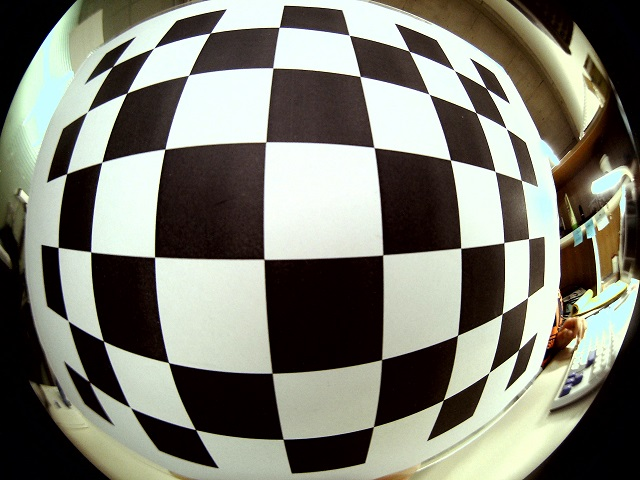
#> input picture calibration/checkerboard_img/1.jpg, 640 x 480 px
$ python generate_fisheye2equi_map.py
#> lines starting #> are read from the running program, lines starting #| are printed output that depends on the picture
import cv2
import numpy as np
import math
import os
import pandas as pd

assert float(cv2.__version__.rsplit('.', 1)[0]) >= 3, 'OpenCV version 3 or newer required.'

# Load Image
out_name = "equi"
img_file_name = "1"
fisheye_img = cv2.imread('./checkerboard_img/'+img_file_name+".jpg")
#> fisheye_img is the input picture: shape (480, 640, 3); mean B, G, R 113.5, 124.4, 124.2
M, N = int(fisheye_img.shape[1]), int(fisheye_img.shape[0])
#> M = 640; N = 480
print("image size: "+str(M)+" x "+str(N))
#| image size: 640 x 480

# intrinsic parameters
a = np.loadtxt('./parameters/fisheye_model_intrinsic.csv', delimiter=",", dtype=np.float32 )
u0, v0 = a[6], a[5]


################
## remap func ##
################
def equirec2cylin(u_, v_):
    l = (math.pi/M)*(u_ - M*0.5)
    p = (math.pi/M)*(v_ - N*0.5)
    # np.savetxt('./parameters/'+out_name+"_lambda.csv",l, delimiter=',')
    # np.savetxt('./parameters/'+out_name+"_phi.csv",p, delimiter=',')
    print("Complete to compute lambda and phi")
    return l, p

def cylin2polar(l, p):
    theta = np.arccos(np.cos(p) * np.cos(l))
    alpha = np.arctan2(np.tan(p), np.sin(l))
    print("Complete to compute theta and alpha")
    # np.savetxt('./parameters/'+out_name+"_theta.csv",theta, delimiter=',')
    # np.savetxt('./parameters/'+out_name+"_alpha.csv",alpha, delimiter=',')
    return theta, alpha

def cylin2fisheye(l, p, rho):
    u = rho*np.sin(l)/np.sqrt(np.tan(p)*np.tan(p)+np.sin(l)*np.sin(l)) + u0
    v = rho*np.tan(p)/np.sqrt(np.tan(p)*np.tan(p)+np.sin(l)*np.sin(l)) + v0
    print("Complete to compute u and v")
    return u, v

def polar2fisheye(alpha, rho):
    u = rho*np.cos(alpha) + u0
    v = rho*np.sin(alpha) + v0
    np.savetxt('./parameters/'+out_name+"_u.csv",u, delimiter=',')
    np.savetxt('./parameters/'+out_name+"_v.csv",v, delimiter=',')
    print("Complete to compute u and v")
    return u.astype(np.float32), v.astype(np.float32)

def get_rho(theta):
    num = 0
    ans = np.zeros((N,M))
    if not os.path.isfile('./parameters/'+ out_name + '_rho.csv') :
        print("No rho file... Creating it")
        for row in theta:
            if(num%100==0):
                print("step "+str(num)+"/"+str(N))
            i = 0
            for col in row:
                if(col!=0.0):
                    temp = np.roots([a[4], a[3], a[2], a[1] + 1/np.tan(col), a[0]])
                else:
                    temp = np.roots([a[4], a[3], a[2], a[1] + 1/np.tan(0.0001), a[0]])
                ans[num,i] = temp[np.logical_and(temp>0, temp.imag==0.)].real[0]
                i  = i + 1
            num = num + 1
        pd.DataFrame(ans).to_csv("./parameters/" + out_name + "_rho.csv", header=False, index=False)
        print("Complete to compute rho file")
    else:
        print("rho file exists!")
        ans = pd.read_csv('./parameters/'+ out_name +'_rho.csv', delimiter=",",header=None, dtype=np.float32).values
        print("Complete to load rho file")
    return ans

###############
## main func ##
###############
if __name__ == '__main__':
    u_, v_ = np.repeat([range(0,M,1)],N,axis=0), np.reshape(np.repeat(np.array(range(0,N,1)),M),(N,M))
    l, p = equirec2cylin(u_,v_)
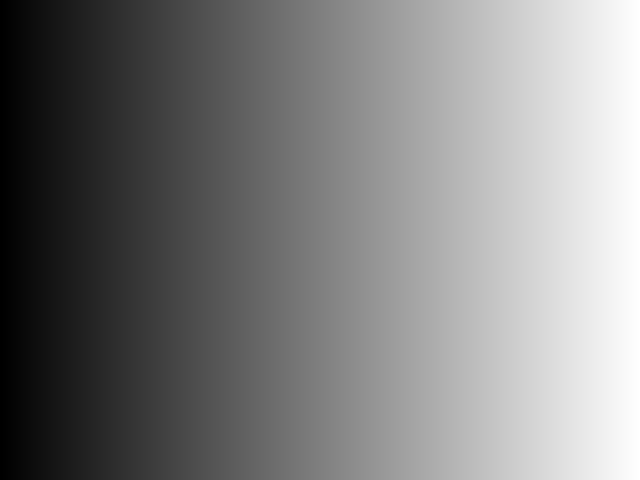
#> u_: shape (480, 640) int64; min 0, max 639, mean 319.5; drawn with min black and max white
    theta, alpha = cylin2polar(l, p)
#> in cylin2polar, `theta = np.arccos(np.cos(p) * np.cos(l))`:
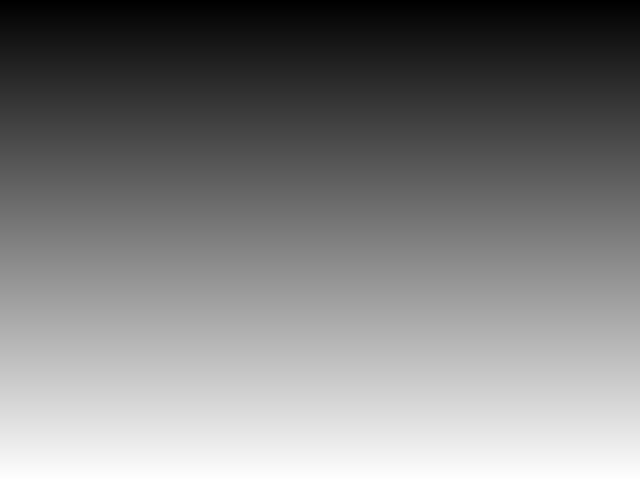
#> p: shape (480, 640) float64; min -1.18, max 1.17, mean -0.00245; drawn with min black and max white
    rho = get_rho(theta)
#> after the loop in get_rho, `for row in theta:`:
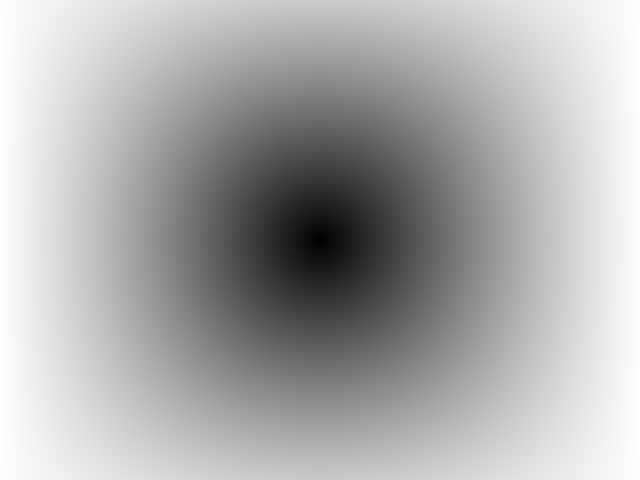
#> ans: shape (480, 640) float64; min 0.0229, max 316.1, mean 214.3; drawn with min black and max white
    u,v = polar2fisheye(alpha, rho)
#> in polar2fisheye, `u = rho*np.cos(alpha) + u0`:
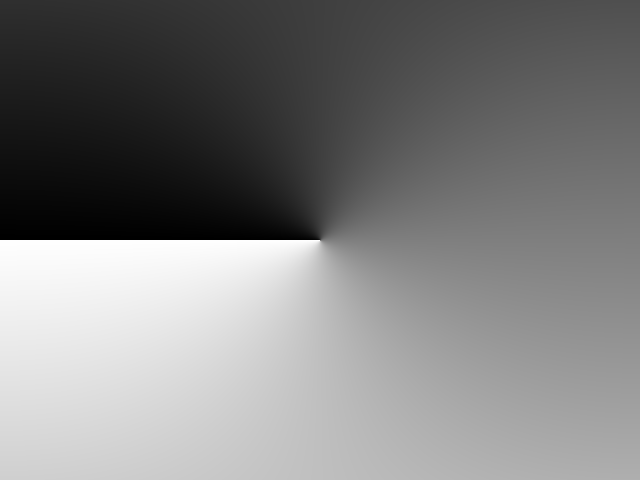
#> alpha: shape (480, 640) float64; min -3.14, max 3.14, mean -1.28e-06; drawn with min black and max white

    # [4 lines of commented-out code are left out]

    img = cv2.remap(fisheye_img, u, v, cv2.INTER_LINEAR)
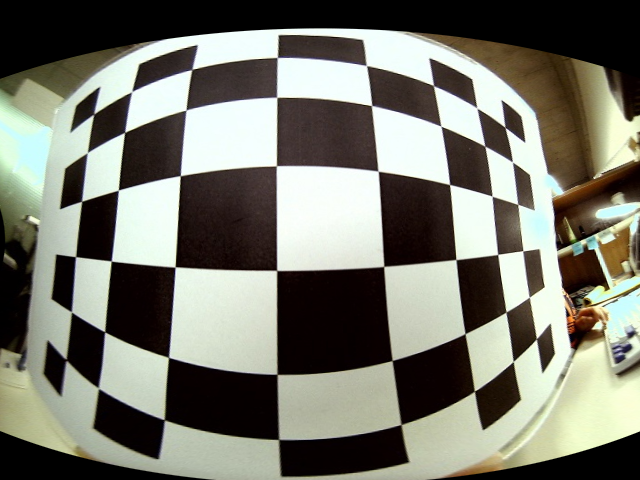
#> img: shape (480, 640, 3); mean B, G, R 109.7, 120.5, 120.3
    cv2.imwrite('./output/fisheye2equi_result.jpg', img)
    cv2.imshow('fisheye2equi_result',img)
    print("Finished!")
    cv2.waitKey()
